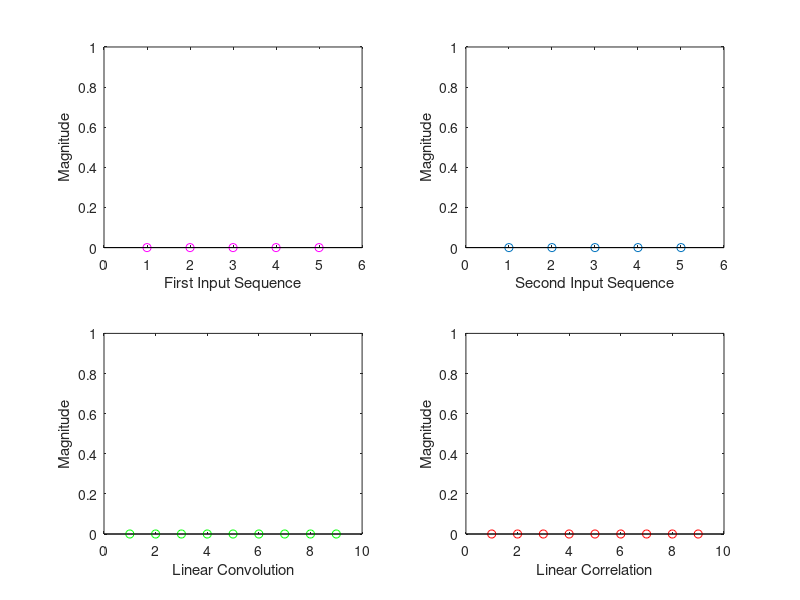

Recreate this plot in MATLAB.
sequences = [{'x[n]: '},{'h[n]: '}];
l=zeros(1,2);
x=[];
h=[];
for s=1:length(sequences)
    disp(sequences(s))
    disp(strcat({'Enter length of '},sequences(s)))
    l(s) = input('l: ');
    seq=zeros(1,l(s));
    disp('Enter the type of sequence: ') 
    disp('"e" for exponential; ')
    disp('"u" for unit step; ')
    disp('"r" for user input; ')
    f = input('Enter type of function: ','s')
    if f=='r'
        for i=1:l(s)
            seq(i)=input(strcat('seq(',num2str(i),'): '));
        end
    else if f=='e'
            prompt = 'Enter Base value: ';
            a=input(prompt)
            for i=1:l(s)
                seq(i)=a^i;
            end
        end
    end
    if f=='u'
        seq = ones(1,l(s));
    end
    if s==1
            x=seq;
    else
            h=seq;
    end
end
hr=[];
lh=length(h);
lx=length(x);
for i=1:lh
    hr(i)=h(lh-i+1);
end
yconv=zeros(1,lx+lh-1);
ycorr=zeros(1,lx+lh-1);
xpad=[zeros(1,lh-1),x,zeros(1,lh-1)]
for i=1:length(yconv)
    for j=1:lh
        yconv(i)=yconv(i)+xpad(i+j-1)*hr(j);
        ycorr(i)=ycorr(i)+xpad(i+j-1)*h(j);
    end
end
subplot(221)
stem(x,'m')
xlabel('First Input Sequence')
ylabel('Magnitude')
xlim([0,length(x)+1]);
ylim([0,max(x)+1]);
subplot(222)
stem(h)
xlabel('Second Input Sequence')
ylabel('Magnitude')
xlim([0,length(h)+1]);
ylim([0,max(h)+1]);
subplot(223)
stem(yconv,'g')
xlabel('Linear Convolution')
ylabel('Magnitude')
xlim([0,length(yconv)+1]);
ylim([0,max(yconv)+1]);
subplot(224)
stem(ycorr,'r')
xlabel('Linear Correlation')
ylabel('Magnitude')
xlim([0,length(ycorr)+1]);
ylim([0,max(ycorr)+1]);
